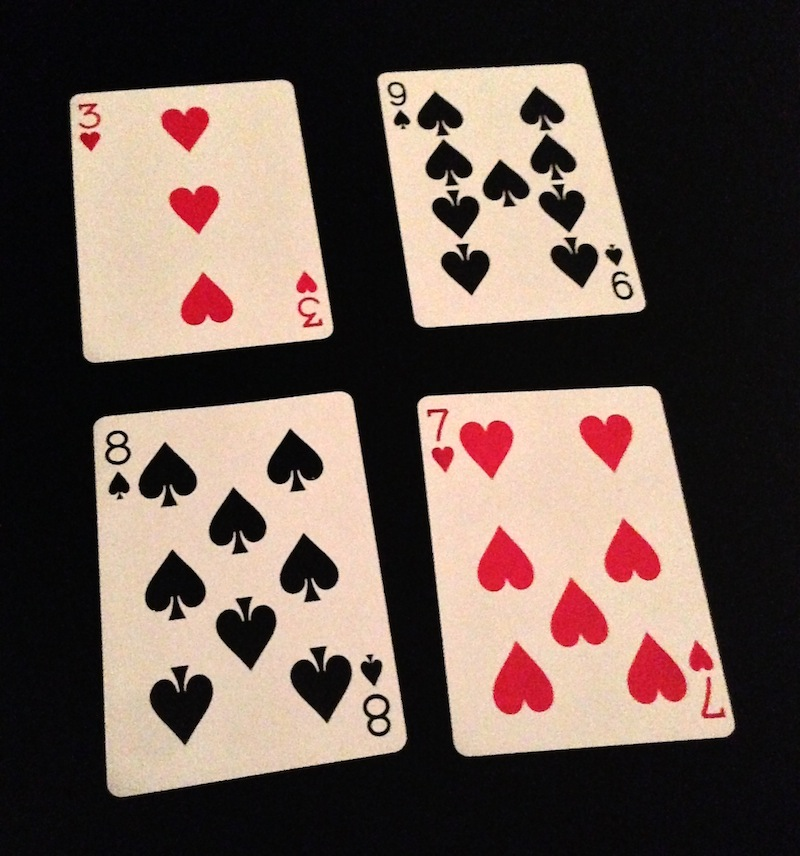
#> input picture test.jpg, 800 x 856 px
$ python script2.py
#> lines starting #> are read from the running program, lines starting #| are printed output that depends on the picture; after the words box and inside, x2 and y2 are one past the last pixel; in counts of white or black regions, pixels touching at a corner belong together; pictures that were not available may be replaced by others from this repository, and a replacement may not be noted
import cv2

img1 = cv2.imread('test.jpg', 0)
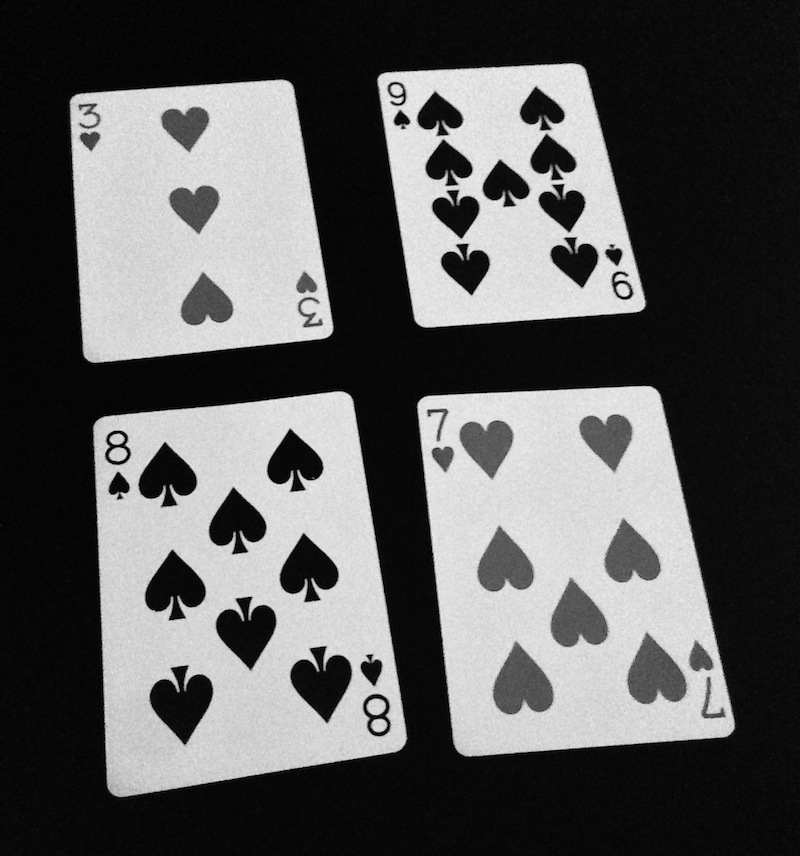
#> img1: shape (856, 800); min 0, max 244, mean 91.1
img2 = cv2.imread('example.jpg',0)
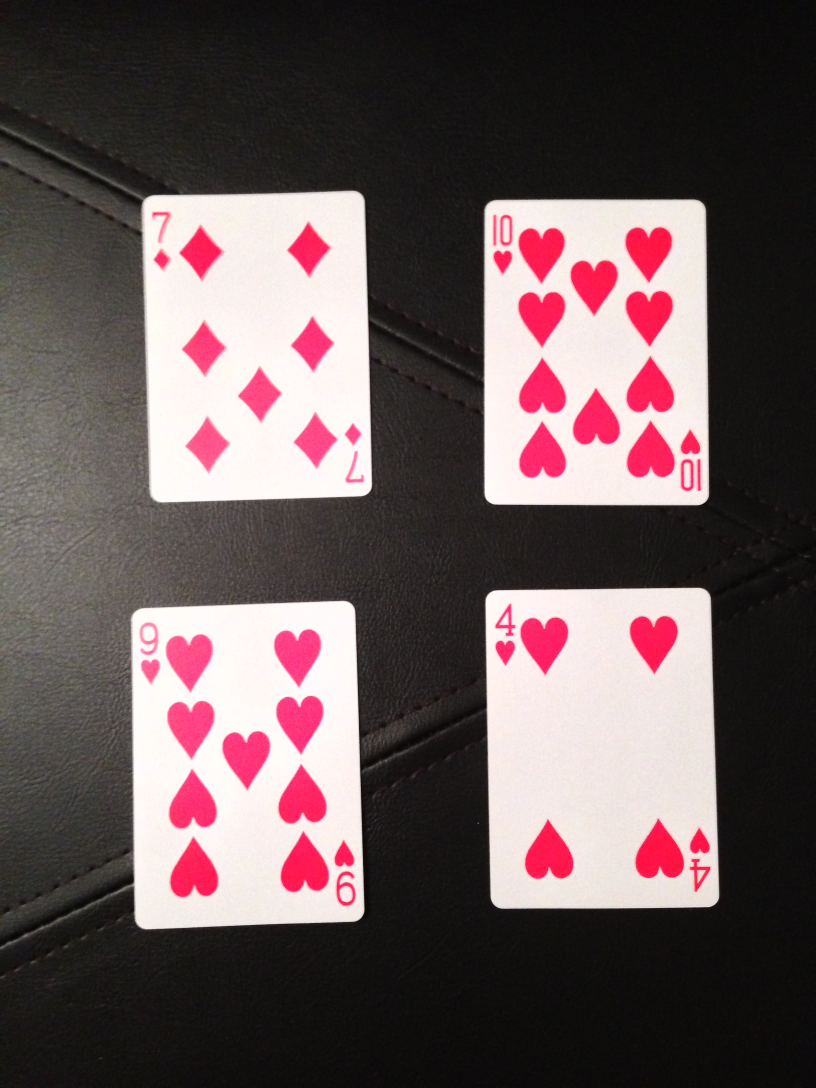
#> input picture test2.jpg, 2448 x 3264 px, given in place of example.jpg, which was not available (shown at 1/3 size)
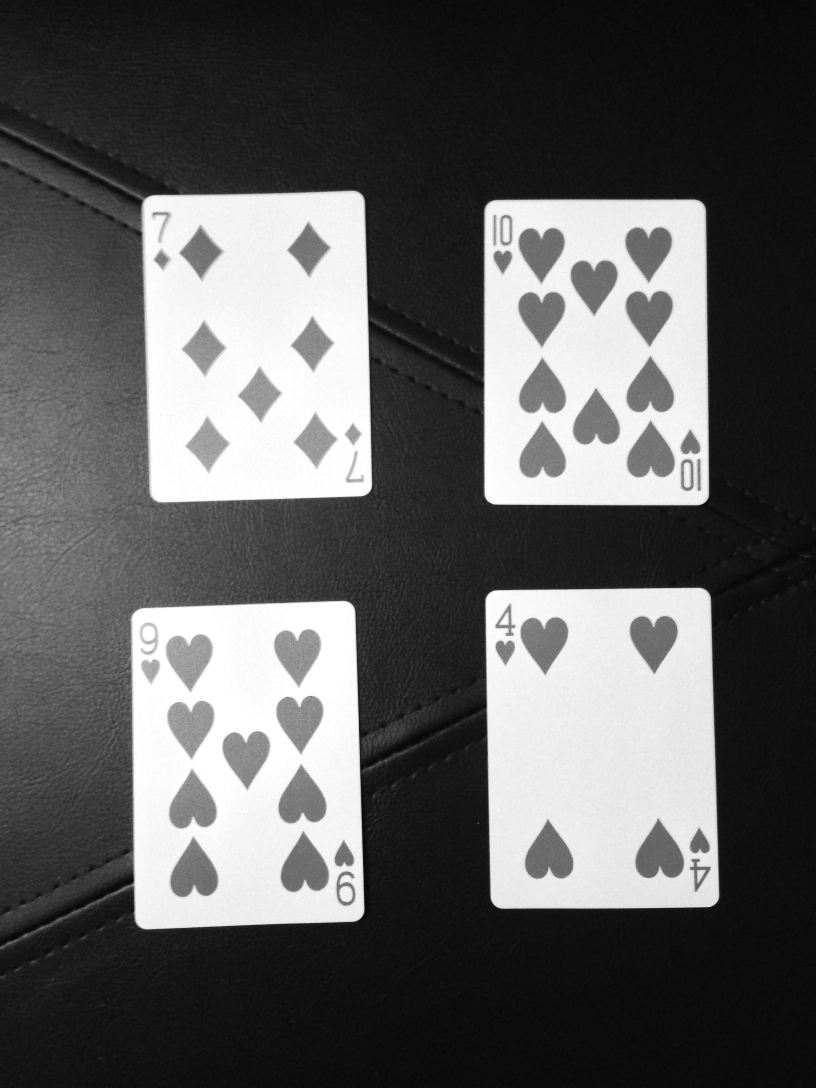
#> img2: shape (3264, 2448) (shown at 1/3 size); min 4, max 255, mean 93.8

#_, thresh1 = cv2.threshold(img1, 140, 255, cv2.THRESH_BINARY_INV)
_, thresh2 = cv2.threshold(img2, 225, 255, cv2.THRESH_BINARY)
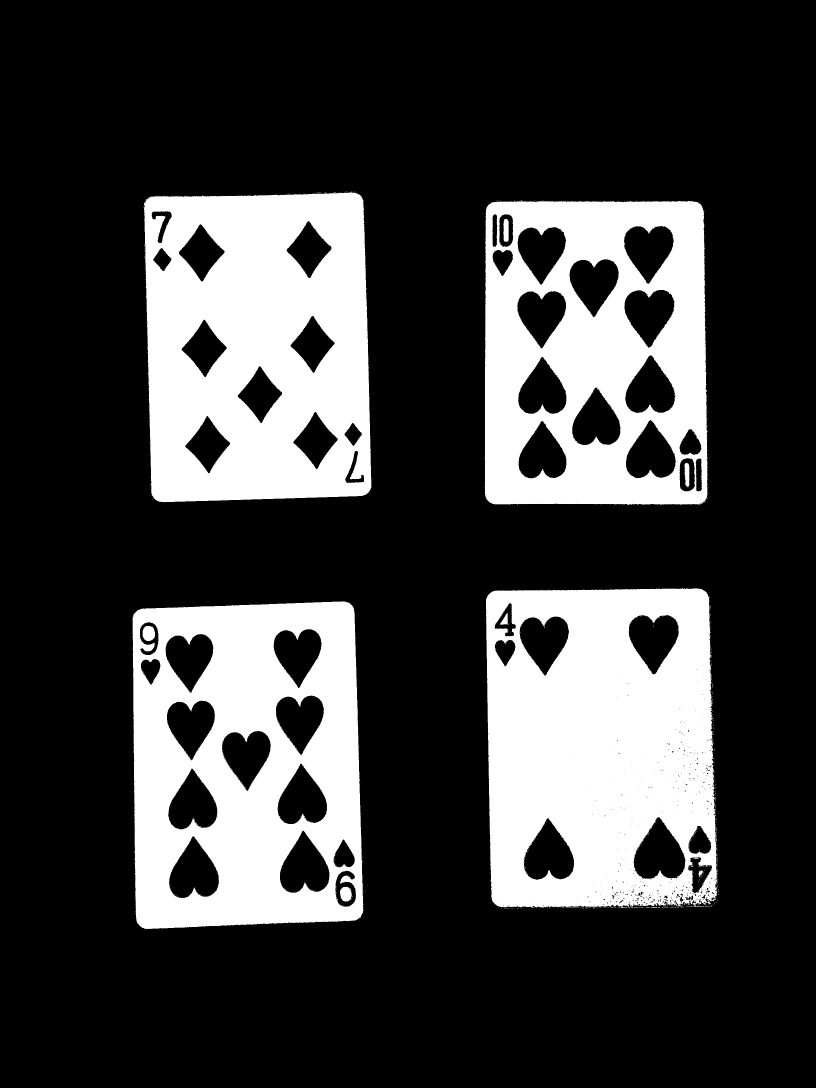
#> thresh2: shape (3264, 2448) (shown at 1/3 size); 24.7% white; 613 white regions (596 under 20 px), largest, box (x1, y1, x2, y2) and area: (1458, 1765, 2151, 2723) 550396, (431, 577, 1114, 1507) 516656, (397, 1804, 1091, 2787) 480516

cv2.imshow('tresh2', thresh2)
cv2.waitKey(0)
cv2.destroyAllWindows()
